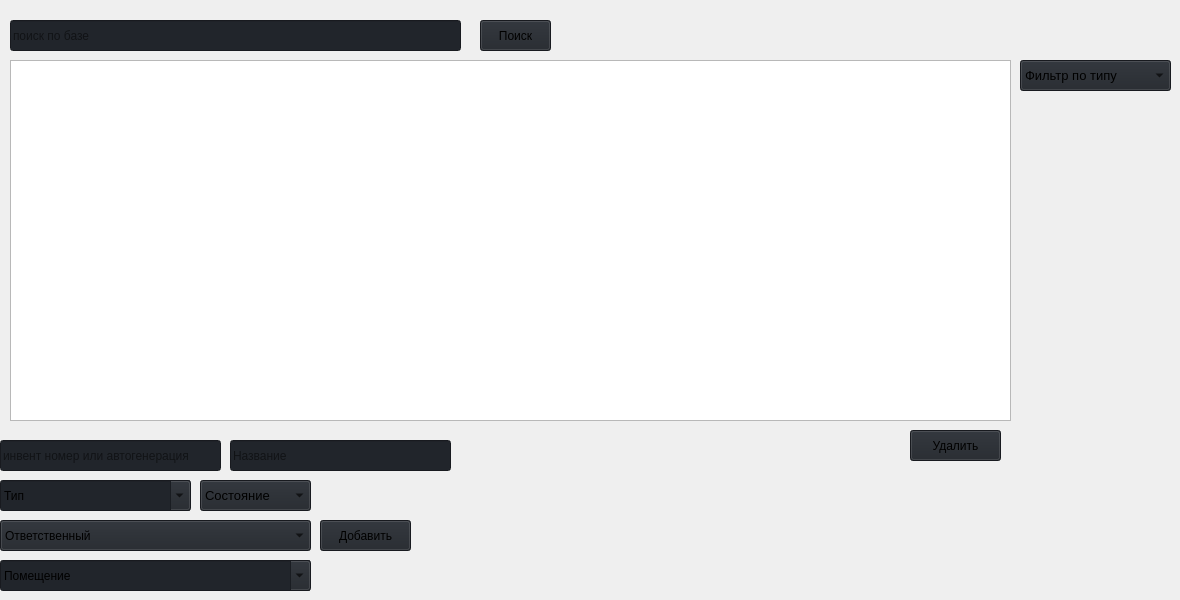
                     <widget class="QWidget" name="home">
                      <property name="styleSheet">
                       <string notr="true">background-position: center;
background-repeat: no-repeat;</string>
                      </property>
                      <widget class="QTableView" name="invent_table">
                       <property name="geometry">
                        <rect>
                         <x>10</x>
                         <y>60</y>
                         <width>1001</width>
                         <height>361</height>
                        </rect>
                       </property>
                       <property name="styleSheet">
                        <string notr="true">            QTableWidget {
                background-color: #f8f9fa;
                alternate-background-color: #e9ecef;
                gridline-color: #dee2e6;
                border: 1px solid #ced4da;
                border-radius: 5px;
            }
            QHeaderView::section {
                background-color: #343a40;
                color: white;
                padding: 5px;
                border: 1px solid #495057;
                font-weight: bold;
            }
            QTableWidget::item {
                padding: 5px;
            }</string>
                       </property>
                      </widget>
                      <widget class="QPushButton" name="invent_search_button">
                       <property name="geometry">
                        <rect>
                         <x>480</x>
                         <y>20</y>
                         <width>71</width>
                         <height>31</height>
                        </rect>
                       </property>
                       <property name="styleSheet">
                        <string notr="true">background-color: rgb(33, 37, 43);</string>
                       </property>
                       <property name="text">
                        <string>Поиск</string>
                       </property>
                      </widget>
                      <widget class="QComboBox" name="invent_create_curator">
                       <property name="geometry">
                        <rect>
                         <x>0</x>
                         <y>520</y>
                         <width>311</width>
                         <height>31</height>
                        </rect>
                       </property>
                       <property name="styleSheet">
                        <string notr="true">background-color: rgb(33, 37, 43);</string>
                       </property>
                       <property name="placeholderText">
                        <string notr="true" comment="123" extracomment="123"/>
                       </property>
                       <item>
                        <property name="text">
                         <string>Ответственный</string>
                        </property>
                       </item>
                       <item>
                        <property name="text">
                         <string>Петров Петр Петрович</string>
                        </property>
                       </item>
                       <item>
                        <property name="text">
                         <string>Иванов Иван Иванович</string>
                        </property>
                       </item>
                      </widget>
                      <widget class="QComboBox" name="invent_create_room">
                       <property name="geometry">
                        <rect>
                         <x>0</x>
                         <y>560</y>
                         <width>311</width>
                         <height>31</height>
                        </rect>
                       </property>
                       <property name="styleSheet">
                        <string notr="true">background-color: rgb(33, 37, 43);</string>
                       </property>
                       <property name="editable">
                        <bool>true</bool>
                       </property>
                       <property name="placeholderText">
                        <string notr="true" comment="123" extracomment="123"/>
                       </property>
                       <property name="duplicatesEnabled">
                        <bool>false</bool>
                       </property>
                       <item>
                        <property name="text">
                         <string>Помещение</string>
                        </property>
                       </item>
                       <item>
                        <property name="text">
                         <string>Кабинет 123</string>
                        </property>
                       </item>
                       <item>
                        <property name="text">
                         <string>Кабинет 321</string>
                        </property>
                       </item>
                      </widget>
                      <widget class="QPushButton" name="invent_create_button">
                       <property name="geometry">
                        <rect>
                         <x>320</x>
                         <y>520</y>
                         <width>91</width>
                         <height>31</height>
                        </rect>
                       </property>
                       <property name="styleSheet">
                        <string notr="true">background-color: rgb(33, 37, 43);</string>
                       </property>
                       <property name="text">
                        <string>Добавить</string>
                       </property>
                      </widget>
                      <widget class="QPushButton" name="invent_delete_button">
                       <property name="geometry">
                        <rect>
                         <x>910</x>
                         <y>430</y>
                         <width>91</width>
                         <height>31</height>
                        </rect>
                       </property>
                       <property name="styleSheet">
                        <string notr="true">background-color: rgb(33, 37, 43);</string>
                       </property>
                       <property name="text">
                        <string>Удалить</string>
                       </property>
                      </widget>
                      <widget class="QLineEdit" name="invent_create_id">
                       <property name="geometry">
                        <rect>
                         <x>0</x>
                         <y>440</y>
                         <width>221</width>
                         <height>31</height>
                        </rect>
                       </property>
                       <property name="minimumSize">
                        <size>
                         <width>0</width>
                         <height>30</height>
                        </size>
                       </property>
                       <property name="styleSheet">
                        <string notr="true">background-color: rgb(33, 37, 43);</string>
                       </property>
                       <property name="text">
                        <string/>
                       </property>
                       <property name="placeholderText">
                        <string>инвент номер или автогенерация</string>
                       </property>
                      </widget>
                      <widget class="QLineEdit" name="invent_search">
                       <property name="geometry">
                        <rect>
                         <x>10</x>
                         <y>20</y>
                         <width>451</width>
                         <height>31</height>
                        </rect>
                       </property>
                       <property name="minimumSize">
                        <size>
                         <width>0</width>
                         <height>30</height>
                        </size>
                       </property>
                       <property name="styleSheet">
                        <string notr="true">background-color: rgb(33, 37, 43);</string>
                       </property>
                       <property name="text">
                        <string/>
                       </property>
                       <property name="placeholderText">
                        <string>поиск по базе</string>
                       </property>
                      </widget>
                      <widget class="QLineEdit" name="invent_create_name">
                       <property name="geometry">
                        <rect>
                         <x>230</x>
                         <y>440</y>
                         <width>221</width>
                         <height>31</height>
                        </rect>
                       </property>
                       <property name="minimumSize">
                        <size>
                         <width>0</width>
                         <height>30</height>
                        </size>
                       </property>
                       <property name="styleSheet">
                        <string notr="true">background-color: rgb(33, 37, 43);</string>
                       </property>
                       <property name="text">
                        <string/>
                       </property>
                       <property name="placeholderText">
                        <string>Название</string>
                       </property>
                      </widget>
                      <widget class="QComboBox" name="invent_fillte_type">
                       <property name="geometry">
                        <rect>
                         <x>1020</x>
                         <y>60</y>
                         <width>151</width>
                         <height>31</height>
                        </rect>
                       </property>
                       <property name="font">
                        <font>
                         <family>Segoe UI</family>
                         <pointsize>10</pointsize>
                         <italic>false</italic>
                         <bold>false</bold>
                        </font>
                       </property>
                       <property name="autoFillBackground">
                        <bool>false</bool>
                       </property>
                       <property name="styleSheet">
                        <string notr="true">background-color: rgb(33, 37, 43);</string>
                       </property>
                       <property name="iconSize">
                        <size>
                         <width>16</width>
                         <height>16</height>
                        </size>
                       </property>
                       <property name="frame">
                        <bool>true</bool>
                       </property>
                       <item>
                        <property name="text">
                         <string>Фильтр по типу</string>
                        </property>
                       </item>
                      </widget>
                      <widget class="QComboBox" name="invent_create_sost">
                       <property name="geometry">
                        <rect>
                         <x>200</x>
                         <y>480</y>
                         <width>111</width>
                         <height>31</height>
                        </rect>
                       </property>
                       <property name="font">
                        <font>
                         <family>Segoe UI</family>
                         <pointsize>10</pointsize>
                         <italic>false</italic>
                         <bold>false</bold>
                        </font>
                       </property>
                       <property name="autoFillBackground">
                        <bool>false</bool>
                       </property>
                       <property name="styleSheet">
                        <string notr="true">background-color: rgb(33, 37, 43);</string>
                       </property>
                       <property name="iconSize">
                        <size>
                         <width>16</width>
                         <height>16</height>
                        </size>
                       </property>
                       <property name="frame">
                        <bool>true</bool>
                       </property>
                       <item>
                        <property name="text">
                         <string>Состояние</string>
                        </property>
                       </item>
                       <item>
                        <property name="text">
                         <string>На складе</string>
                        </property>
                       </item>
                       <item>
                        <property name="text">
                         <string>Сломан</string>
                        </property>
                       </item>
                       <item>
                        <property name="text">
                         <string>Работает</string>
                        </property>
                       </item>
                      </widget>
                      <widget class="QComboBox" name="invent_create_type">
                       <property name="geometry">
                        <rect>
                         <x>0</x>
                         <y>480</y>
                         <width>191</width>
                         <height>31</height>
                        </rect>
                       </property>
                       <property name="font">
                        <font>
                         <family>Segoe UI</family>
                         <pointsize>10</pointsize>
                         <italic>false</italic>
                         <bold>false</bold>
                        </font>
                       </property>
                       <property name="autoFillBackground">
                        <bool>false</bool>
                       </property>
                       <property name="styleSheet">
                        <string notr="true">background-color: rgb(33, 37, 43);</string>
                       </property>
                       <property name="editable">
                        <bool>true</bool>
                       </property>
                       <property name="iconSize">
                        <size>
                         <width>16</width>
                         <height>16</height>
                        </size>
                       </property>
                       <property name="frame">
                        <bool>true</bool>
                       </property>
                       <item>
                        <property name="text">
                         <string>Тип</string>
                        </property>
                       </item>
                       <item>
                        <property name="text">
                         <string>Системные блоки</string>
                        </property>
                       </item>
                       <item>
                        <property name="text">
                         <string>Мониторы</string>
                        </property>
                       </item>
                       <item>
                        <property name="text">
                         <string>Мышки</string>
                        </property>
                       </item>
                       <item>
                        <property name="text">
                         <string>Клавиатуры</string>
                        </property>
                       </item>
                       <item>
                        <property name="text">
                         <string>Микрофоны</string>
                        </property>
                       </item>
                       <item>
                        <property name="text">
                         <string>Веб-камеры</string>
                        </property>
                       </item>
                       <item>
                        <property name="text">
                         <string>Принтеры</string>
                        </property>
                       </item>
                       <item>
                        <property name="text">
                         <string>Сканеры</string>
                        </property>
                       </item>
                       <item>
                        <property name="text">
                         <string>МФУ</string>
                        </property>
                       </item>
                       <item>
                        <property name="text">
                         <string>Проекторы</string>
                        </property>
                       </item>
                       <item>
                        <property name="text">
                         <string>Чайники</string>
                        </property>
                       </item>
                      </widget>
                     </widget>
